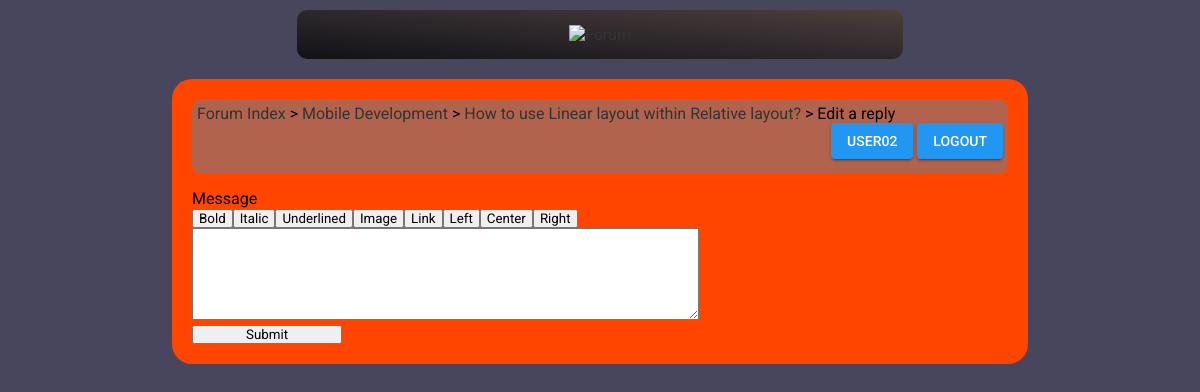
The app's page /edit_message.php?id=3&id2=2 (signed in) with its own data.
### tables this page shows
CREATE TABLE `topics` (
  `parent` smallint(6) NOT NULL,
  `id` int(11) NOT NULL,
  `id2` int(11) NOT NULL,
  `title` varchar(256) NOT NULL,
  `message` longtext NOT NULL,
  `authorid` int(11) NOT NULL,
  `timestamp` int(11) NOT NULL,
  `timestamp2` int(11) NOT NULL
);

CREATE TABLE `categories` (
  `id` smallint(6) NOT NULL,
  `name` varchar(256) NOT NULL,
  `description` text NOT NULL,
  `position` smallint(6) NOT NULL
);

### config.php (called while the page is built, shortened)
<?php
$url_home = 'index.php';
$design = 'default';
?>

### edit_message.php (the view, shortened to what this page needs)
<?php
include('config.php');
if(isset($_GET['id'], $_GET['id2']))
{
	$id = intval($_GET['id']);
	$id2 = intval($_GET['id2']);
if(isset($_SESSION['username']))
{
	$dn1 = mysqli_fetch_array(mysqli_query($con,'select count(t.id) as nb1, t.authorid, t2.title, t.message, t.parent, c.name from topics as t, topics as t2, categories as c where t.id="'.$id.'" and t.id2="'.$id2.'" and t2.id="'.$id.'" and t2.id2=1 and c.id=t.parent group by t.id'));
if($dn1['nb1']>0)
{
if($_SESSION['userid']==$dn1['authorid'] or $_SESSION['username']==$admin)
{
?>
<!DOCTYPE html>
<html>
    <head>
        <link href="<?php echo $design; ?>/style.css" rel="stylesheet" title="Style" />
    </head>
    <body>
    	<div class="header">
        	<a href="<?php echo $url_home; ?>"><img src="<?php echo $design; ?>/images/logo.png" alt="Forum" /></a>
	    </div>
        <div class="content">
<div class="box">
	<div class="box_left">
    	<a href="<?php echo $url_home; ?>">Forum Index</a> &gt; <a href="list_topics.php?parent=<?php echo $dn1['parent']; ?>"><?php echo htmlentities($dn1['name'], ENT_QUOTES, 'UTF-8'); ?></a> &gt; <a href="read_topic.php?id=<?php echo $id; ?>"><?php echo htmlentities($dn1['title'], ENT_QUOTES, 'UTF-8'); ?></a> &gt; Edit a reply
    </div>
	<div class="box_right">
    	<a class="pure-material-button-contained" href="profile.php?id=<?php echo $_SESSION['userid']; ?>"><?php echo htmlentities($_SESSION['username'], ENT_QUOTES, 'UTF-8'); ?></a> <a class="pure-material-button-contained" href="login.php">Logout</a>
    </div>
</div>
<?php
if(isset($_POST['message']) and $_POST['message']!='')
{
	if($id2==1)
	{
		if($_SESSION['username']==$admin and isset($_POST['title']) and $_POST['title']!='')
		{
			$title = $_POST['title'];
			if(get_magic_quotes_gpc())
			{
				$title = stripslashes($title);
			}
			$title = mysqli_real_escape_string($con,$dn1['title']);
		}
		else
		{
			$title = mysqli_real_escape_string($con,$dn1['title']);
		}
	}
	else
	{
		$title = '';
	}
	$message = $_POST['message'];
	if(get_magic_quotes_gpc())
	{
		$message = stripslashes($message);
	}
	$message = mysqli_real_escape_string($con,bbcode_to_html($message));
	if(mysqli_query($con,'update topics set title="'.$title.'", message="'.$message.'" where id="'.$id.'" and id2="'.$id2.'"'))
	{
	?>
	<div class="message">The message have successfully been edited.<br />
	<a href="read_topic.php?id=<?php echo $id; ?>">Go the the topic</a></div>
	<?php
	}
	else
	{
		echo 'An error occurred while editing the message.';
	}
}
else
{
?>
<form action="edit_message.php?id=<?php echo $id; ?>&id2=<?php echo $id2; ?>" method="post">
    <label for="message">Message</label><br />
    <div class="message_buttons">
        <input type="button" value="Bold" onclick="javascript:insert('[b]', '[/b]', 'message');" /><input type="button" value="Italic" onclick="javascript:insert('[i]', '[/i]', 'message');" /><input type="button" value="Underlined" onclick="javascript:insert('[u]', '[/u]', 'message');" /><input type="button" value="Image" onclick="javascript:insert('[img]', '[/img]', 'message');" /><input type="button" value="Link" onclick="javascript:insert('[url]', '[/url]', 'message');" /><input type="button" value="Left" onclick="javascript:insert('[left]', '[/left]', 'message');" /><input type="button" value="Center" onclick="javascript:insert('[center]', '[/center]', 'message');" /><input type="button" value="Right" onclick="javascript:insert('[right]', '[/right]', 'message');" />
    </div>
    <textarea name="message" id="message" cols="70" rows="6"><?php echo html_to_bbcode($dn1['message']); ?></textarea><br />
    <input type="submit" value="Submit" />
</form>
<?php
}
?>
		</div>
			</body>
</html>
<?php
}
else
{
	echo '<h2>You don\'t have the right to edit this message.</h2>';
}
}
else
{
	echo '<h2>The message you want to edit doesn\'t exist..</h2>';
}
}
}
else
{
	echo '<h2>The ID of the message you want to edit is not defined.</h2>';
}
?>

### default/style.css (style rules this page uses)
* { font-family: Roboto, sans-serif; padding: 0; margin: 0; }
.pure-material-button-contained { position: relative; display: inline-block; box-sizing: border-box; border: none; border-radius: 4px; padding: 0 16px; min-width: 64px; height: 36px; vertical-align: middle; text-align: center; text-overflow: ellipsis; text-transform: uppercase; color: rgb(var(--pure-material-onprimary-rgb, 255, 255, 255)); background-color: rgb(var(--pure-material-primary-rgb, 33, 150, 243)); box-shadow: 0 3px 1px -2px rgba(0, 0, 0, 0.2), 0 2px 2px 0 rgba(0, 0, 0, 0.14), 0 1px 5px 0 rgba(0, 0, 0, 0.12); font-family: var(--pure-material-font, "Roboto", "Segoe UI", BlinkMacSystemFont, system-ui, -apple-system); font-size: 14px; font-weight: 500; line-height: 36px; overflow: hidden; outline: none; cursor: pointer; transition: box-shadow 0.2s; margin-bottom: 10px; }
.pure-material-button-contained::before { content: ""; position: absolute; top: 0; bottom: 0; left: 0; right: 0; background-color: rgb(var(--pure-material-onprimary-rgb, 255, 255, 255)); opacity: 0; transition: opacity 0.2s; }
.pure-material-button-contained::after { content: ""; position: absolute; left: 50%; top: 50%; border-radius: 50%; padding: 50%; width: 32px; height: 32px; background-color: rgb(var(--pure-material-onprimary-rgb, 255, 255, 255)); opacity: 0; transform: translate(-50%, -50%) scale(1); transition: opacity 1s, transform 0.5s; }
* { margin:0px; padding:0px; }
body { background-image: url('images/background.png'); background-repeat: no-repeat; background-attachment: fixed; background-position: center; background-size: cover; padding-left:10%; padding-right:10%; font-family: 'Livvic', sans-serif; }
a { text-decoration:none; color:#333333; }
img, table, tr, td { border:0px; }
input[type=text], input[type=submit], input[type=button], input[type=password] { width:150px; }
label { width:200px; display:inline-block; vertical-align:top; text-align:left; }
.message_buttons input { width:auto; padding:0px 5px; }
.header { margin:auto; margin-top:10px; padding:15px; background-image: linear-gradient(to right top, #111214, #1f1d21, #2e282b, #3e3334, #4c403b); width:60%; -moz-border-radius:20px; -webkit-border-radius:20px; border-radius:10px; text-align:center; }
.content { background-color: orangered; width:85%; -moz-border-radius:20px; -webkit-border-radius:20px; border-radius:20px; margin:auto; padding:20px; margin-top:20px; }
.box_left { float:left; }
.box_right { float:right; }
.box { background:url('images/bluec_30p.png'); -moz-border-radius:10px; -webkit-border-radius:10px; border-radius:10px; margin:auto; padding:5px; margin-bottom:15px; }

### records on screen
topics: categories.name "Mobile Development", topics.title "How to use Linear layout within Relative layout?"

### other values on screen
$_SESSION['username'] "USER…"
